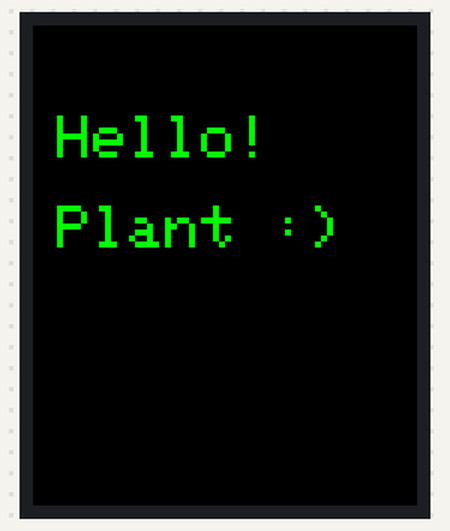
Simulated run of this sketch. Board: ESP32. Parts: 128×160 colour display.

Above: at 0.2 s.

The sketch:

display_test.ino
```cpp
// First display experiment. Requires Adafruit GFX and Adafruit ST7735 libraries.
// Confirm your module's labels and voltage requirements before wiring.
// TFT CLK -> GPIO18; DIN -> GPIO23; CS -> GPIO5;
// D/C -> GPIO27; RST -> GPIO26; VCC -> 3V3; GND -> GND.
// BL (backlight) connection depends on your module: check its documentation.
#include <Adafruit_GFX.h>
#include <Adafruit_ST7735.h>
#include <SPI.h>

const int TFT_CS = 5;
const int TFT_DC = 27;
const int TFT_RST = 26;
Adafruit_ST7735 tft(TFT_CS, TFT_DC, TFT_RST);

void setup() {
  SPI.begin(18, 19, 23, TFT_CS); // SCK, MISO (unused), MOSI, SS
  tft.initR(INITR_BLACKTAB); // Try other init options if colors/offsets are wrong.
  tft.fillScreen(ST77XX_BLACK);
  tft.setTextColor(ST77XX_GREEN);
  tft.setTextSize(2);
  tft.setCursor(8, 30);
  tft.println("Hello!");
  tft.setCursor(8, 60);
  tft.println("Plant :)");
}
void loop() {}
```
